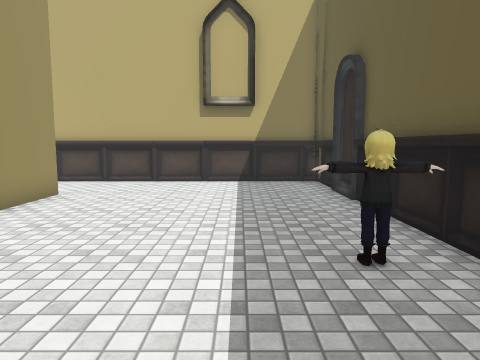
[1] (above)

12 first-person views from a walk through a Unity game level. The camera is 1.5 m above the floor, tilts 6° down and sees 70° across. The floor is counted in squares, 1 m on a side. Each view is taken from the middle of a square. On the plan, view 1 faces up. The plan holds only what a view shows up to about 16 squares ahead; the rest is blank. The place goes on beyond the plan. The player character is not drawn. Some animated figures are not drawn. Some surface patterns are stand-ins.

[2]
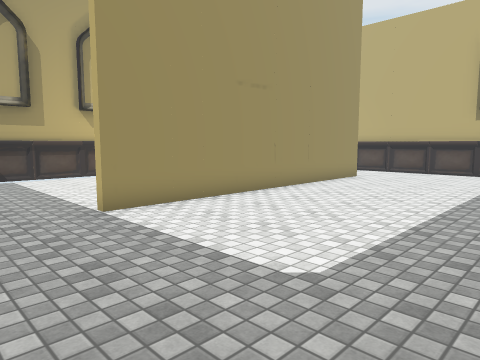

[3]
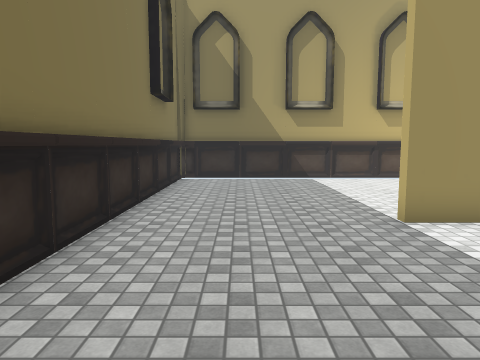

[4]
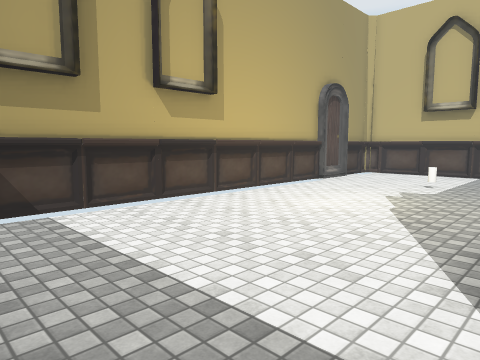

[5]
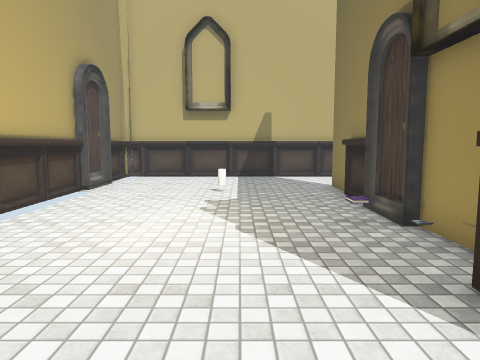

[6]
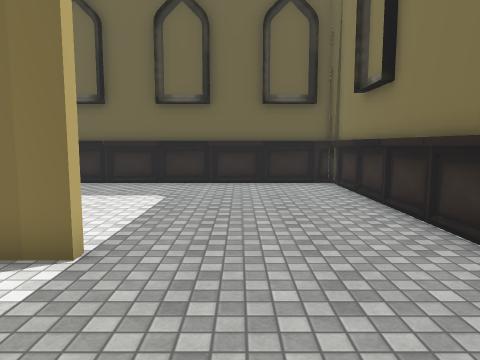

[7]
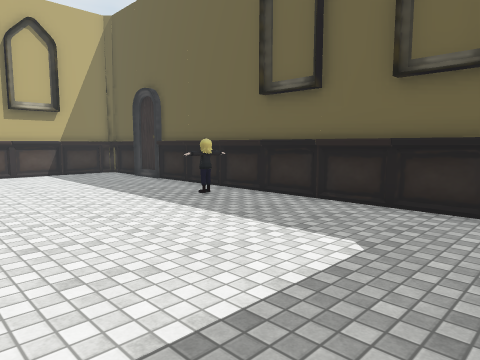

[8]
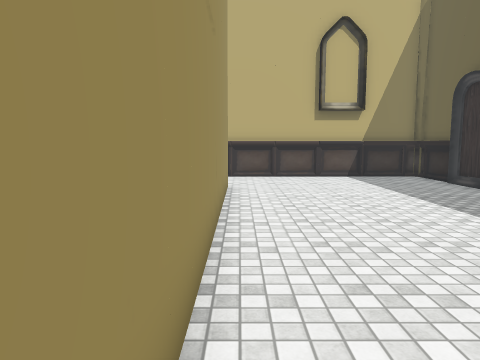

[9]
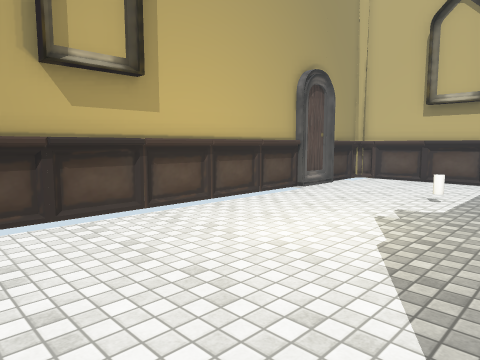

[10]
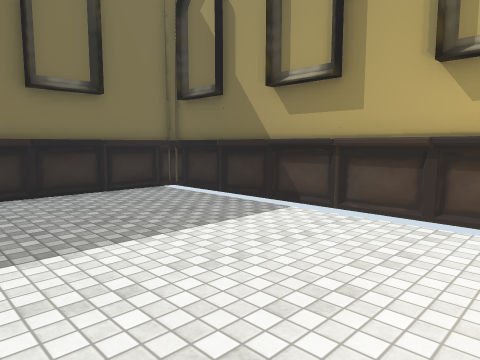

[11]
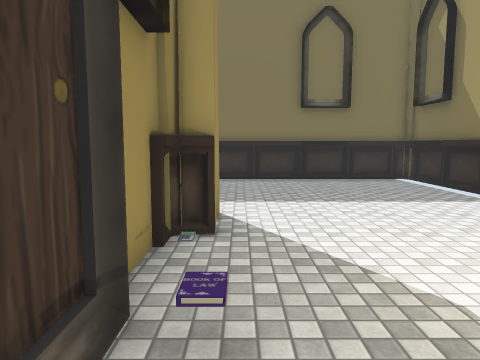

[12]
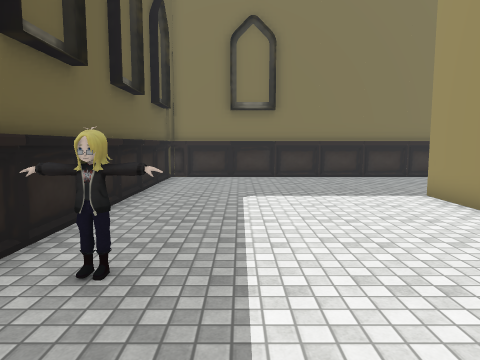

### Floor plan
Points are (right, up) in squares from view 1. A wall is a line through its corners. A room is listed if a view was taken in it or the views show most of it. See-through windows are left out.
Room 1 (views 1, 2, 3, 4, 5, 6, 7, 8, 9, 10, 11, 12)
walls: (-5.7, 1.6) (-5.7, 4.2); (-5.9, 1.6) (-5.9, 2.2); (-6.6, 1.4) (-6, 1.4); (-6.6, 1) (-6.6, 1.6); (-5.9, 6.4) (-5.9, 8.2); (-5.7, 6.8) (-5.7, 8); (-5.7, -1.9) (-5.7, -0.9); (-5.7, 8.2) (-5.7, 10.2); (0.9, 4.1) (1.6, 4.3); (1.9, 4) (1.1, 4.2) (2.5, 4.3); (1.9, 4) (0.8, 4.3); (-5.4, 10.3) (-5.4, -1.9); (2.4, 4.1) (0.9, 4); (2.4, 4.1) (0.9, 4.1) (1.8, 4.3) (2.3, 4.1) (1.8, 3.9) (1.1, 4.2); (2.4, 4.2) (1.1, 3.9); (2.9, -1) (3.3, -0.6); (-14.3, 1.3) (-14, 1) (-14.3, 0.7); (-7.7, -7.4) (-7.3, -7.7); (-14, 9) (-14, -7.4) (3, -7.4) (3, 9.1); (-14.2, 9.1) (-14.2, -7.4); (-3.2, 13.9) (-3.5, 13.5); (3, 11.4) (3, 13.6) (-14.2, 13.6) (-14.2, 11.6); (-9.8, -7.7) (-9.5, -7.3); (3.2, 11.4) (3.2, 13.6); (-14.3, -4.7) (-13.9, -5.1); (-11.2, 13.9) (-11.5, 13.5); (3.2, -7.4) (3.2, 9.2); (-14, 12.9) (-14, 11.4); (3.2, 13.8) (-14.2, 13.8); (-14, -7.6) (3.2, -7.6)
ways out: gap at (2, 4)
objects: other object (-14, 11); other object (-10, 9); other object (-6, 6); other object (3, 10) to (3, 11)

Where each view was taken, in squares from view 1:
view 1: 0 up, 0 right, facing up
view 2: 5 down, 2 right, facing up-left
view 3: 5 down, 1 right, facing left
view 4: 4 down, 6 left, facing up-left
view 5: 2 down, 9 left, facing up
view 6: 4 down, 10 left, facing right
view 7: 4 down, 5 left, facing up-right
view 8: 2 down, 5 left, facing up
view 9: 1 down, 7 left, facing up-left
view 10: 3 up, 7 left, facing down-left
view 11: 7 up, 7 left, facing down
view 12: 8 up, 0 right, facing down
